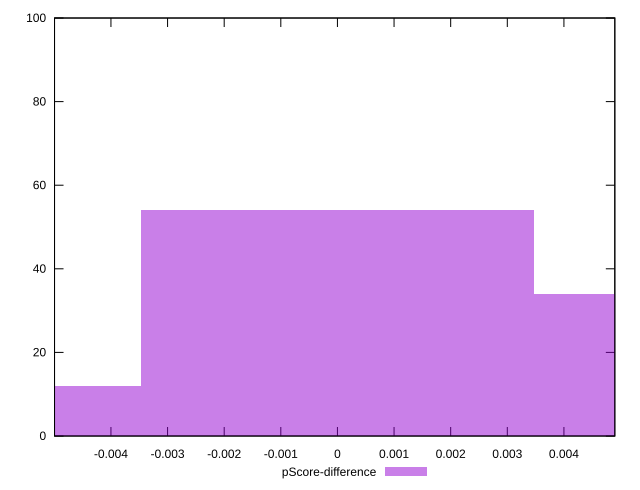

Generate this figure with gnuplot:
reset

$pScoreDifference <<EOF
0.0069309487660583965 34
0 54
-0.0069309487660583965 12
EOF

set key outside below
set boxwidth 0.0069309487660583965
set xrange [-0.0049963276287542935:0.004898958796421771]
set yrange [0:100]
set trange [0:100]
set style fill transparent solid 0.5 noborder
set terminal svg size 640, 490 enhanced background rgb 'white'
set output "reports/report_00030_2021-02-24T20-42-31.540Z/first-cpu-idle/samples/astro/pScore-difference/histogram.svg"

plot $pScoreDifference title "pScore-difference" with boxes

reset
